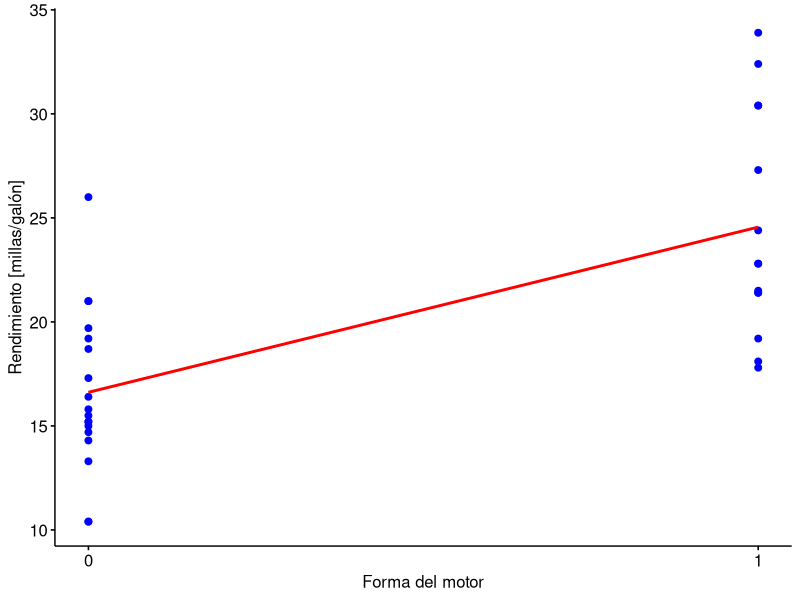
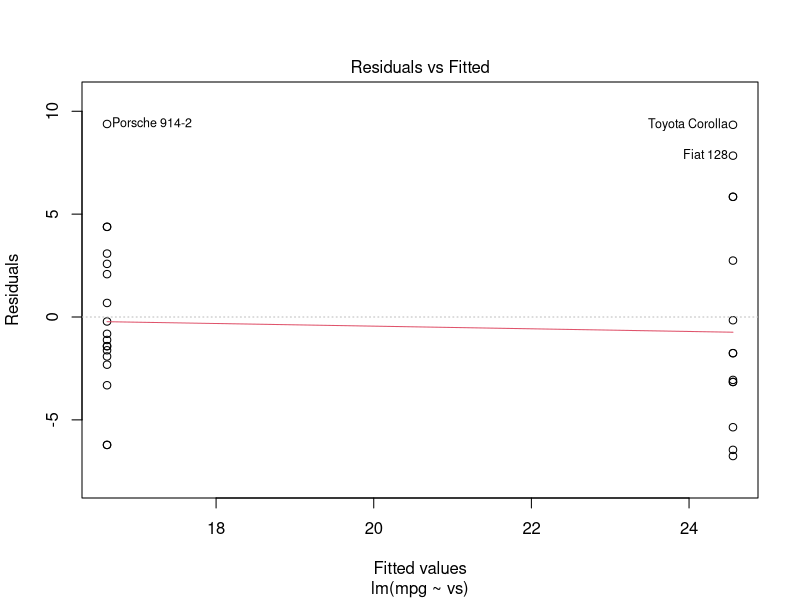
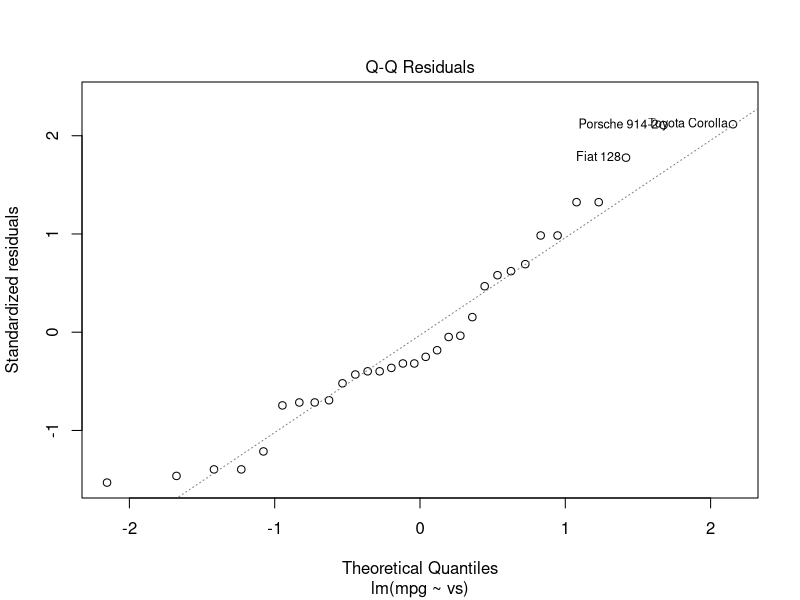
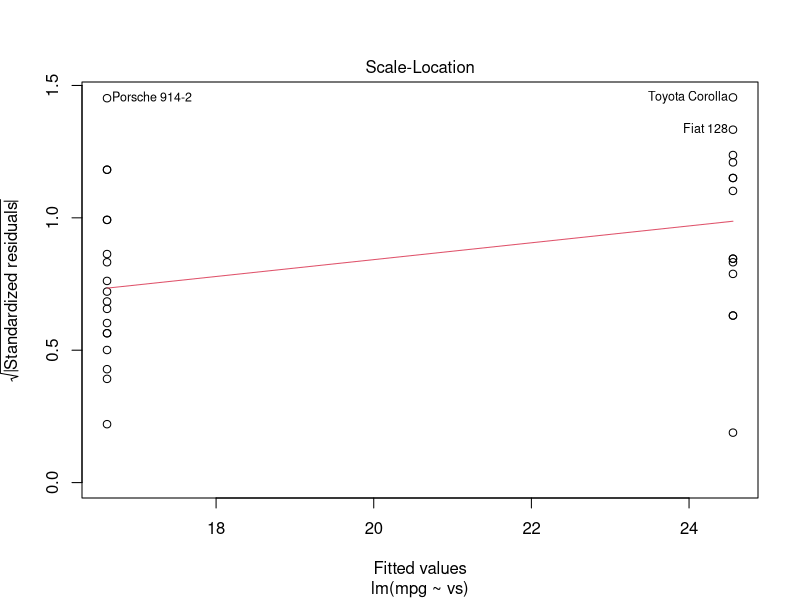
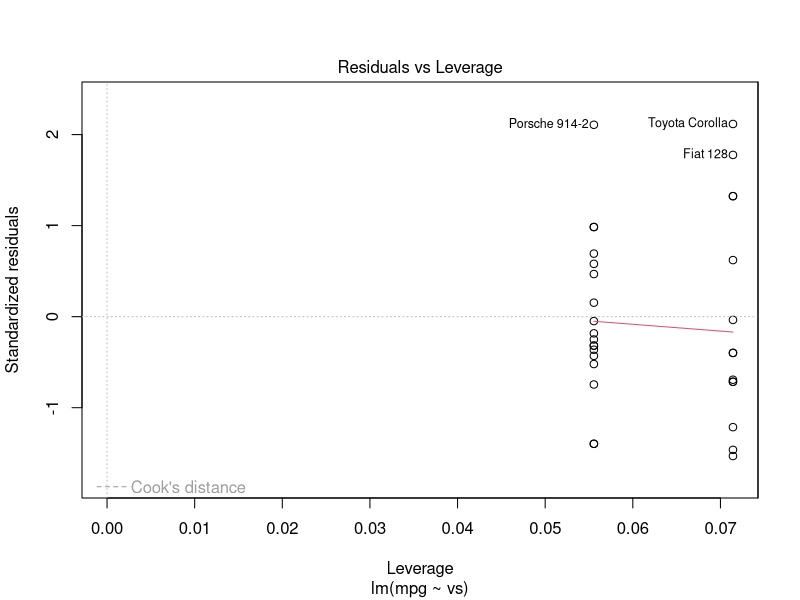
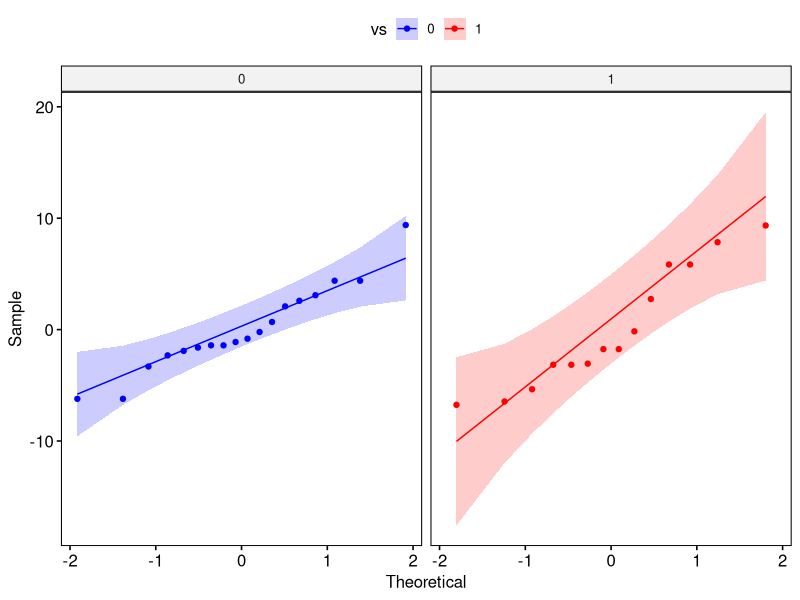

Generate these figures, in order, with R:
library(ggpubr)

# Cargar los datos.
datos <- mtcars

# Ajustar modelo con R.
modelo <- lm(mpg ~ vs, data = datos)
print(summary(modelo))

# Graficar el modelo.
p <- ggscatter(datos, x = "vs", y = "mpg", color = "blue", fill = "blue",
               xlab = "Forma del motor", ylab = "Rendimiento [millas/galón]",
               xticks.by = 1)

p <- p + geom_smooth(method = lm, se = FALSE, colour = "red")
print(p)

# Crear gráficos para evaluar el modelo.
plot(modelo)

#Graficar residuos.
residuos <- modelo$residuals
datos <- cbind(datos, residuos)
datos[["vs"]] <- factor(datos[["vs"]])

r <- ggqqplot(datos, x = "residuos", facet.by = "vs", color = "vs", 
              palette = c("blue", "red"))

print(r)